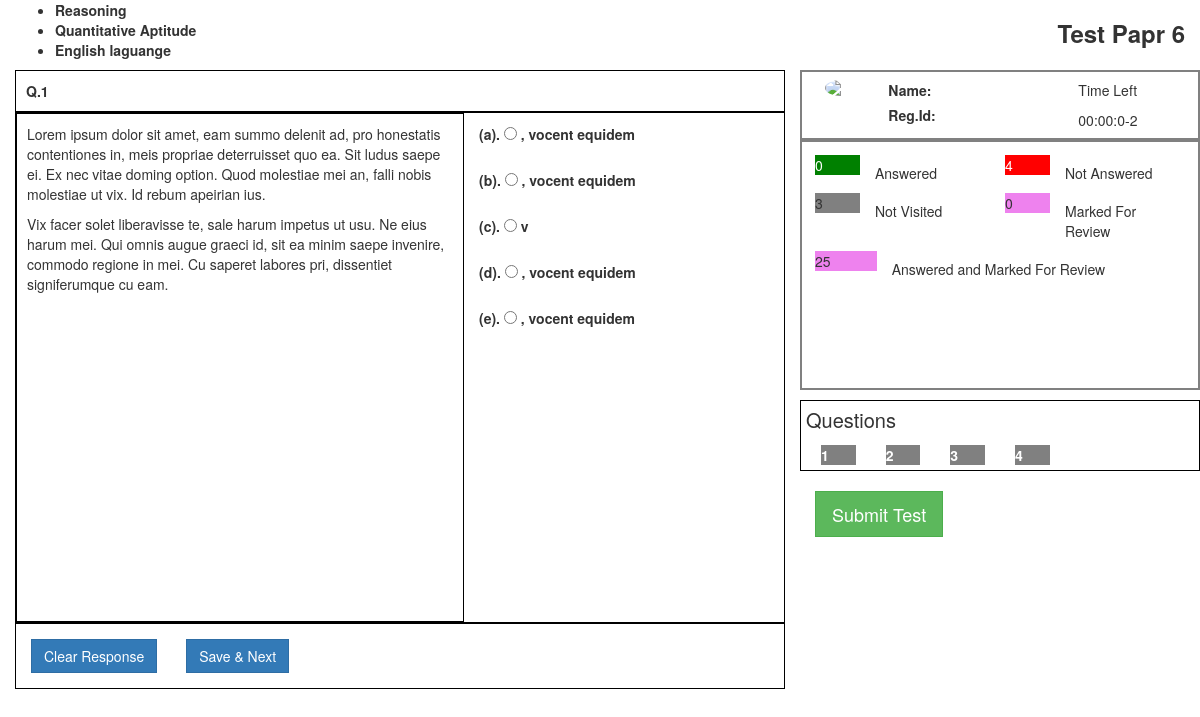
Screenshot of /index.php/paper/taketest2 with the database file from the repository.
### tables this page shows
CREATE TABLE IF NOT EXISTS `test_paper` (
`paper_id` int(11) NOT NULL,
  `paper_name` varchar(255) NOT NULL,
  `paper_slug` varchar(255) NOT NULL,
  `paper_image` varchar(255) NOT NULL,
  `paper_type` varchar(255) NOT NULL,
  `paper_num_que` int(11) NOT NULL,
  `paper_duration` int(11) NOT NULL,
  `paper_instruction` text NOT NULL,
  `paper_series_id` int(11) NOT NULL,
  `paper_course_id` int(11) NOT NULL
);

CREATE TABLE IF NOT EXISTS `ques` (
`q_id` int(11) NOT NULL,
  `q_passage` text NOT NULL,
  `q_name` text NOT NULL,
  `q_optiona` text NOT NULL,
  `q_optionb` text NOT NULL,
  `q_optionc` text NOT NULL,
  `q_optiond` text NOT NULL,
  `q_optione` text NOT NULL,
  `q_type` char(100) NOT NULL,
  `q_answer` char(20) NOT NULL,
  `q_paper_id` int(11) NOT NULL
);

### application/controllers/Paper.php (called while the page is built, shortened)
<?php
	class Paper extends CI_Controller
	{
		public function taketest2()
		{
			$this->load->model('select');
			$paper_id	=	14;
			$array		=	array('paper_id'	=>	$paper_id);
			$paper		=	$this->select->get_one_paper($array);
			$array		=	array('q_paper_id'	=>	$paper_id);
			$ques	=	$this->select->get_paper_question($array);
			if($num=count($paper))
			{
				$array	=	array(
									'paper'		=>		$paper,
									'ques'		=>		$ques,
								);
				$this->load->view('user/taketest',['array'	=>	$array]);
			}
			else
			{
				$this->session->set_flashdata('errmsg','<div class="alert alert-danger">Invalid URL.</div>');
			}
		}
	}
?>

### index.php (called while the page is built, shortened)
<?php
require_once BASEPATH.'core/CodeIgniter.php';

### application/models/Select.php (called while the page is built, shortened)
<?php
	class Select extends CI_Model
	{
		public function get_one_paper($array)
		{
			$q		=	$this->db->select('*')
									->where($array)
									->join('courses', 'courses.course_id = test_paper.paper_course_id')
									->join('test_series', 'test_series.series_id = test_paper.paper_series_id')
									->get('test_paper');
			return $q->row_array();
		}
		public function get_paper_question($array)
		{
			$q	=	$this->db->select('*')
							->where($array)
							->get('ques');
			return $q->result_array();
		}
	}
?>

### application/views/user/taketest.php (the view, shortened to what this page needs)
<!DOCTYPE html>
<html lang="en">
<head>
<link rel="stylesheet" href="https://maxcdn.bootstrapcdn.com/bootstrap/3.3.7/css/bootstrap.min.css">
<link rel="stylesheet" href="<?php echo base_url();?>userassets/css/style.css">
</head>
<body>
<?php
	$paper		=		$array['paper'];
	$ques		=		$array['ques'];
	$user		=		$array['user'];
?>
<div class="container-fluid">
	<div class="row taketestup">
		<div class="col-sm-8 pull-left paperblock">
            <ul>
                <li><b>Reasoning</b></li>
                <li><b>Quantitative Aptitude</b></li>
                <li><b>English laguange</b></li>
            </ul>
        </div>
		<div class="col-sm-4">
			<h3 class="pull-right"><b><?php echo $paper['paper_name'];?></b></h3></div>
		</div>
	<div class="row">
		<div class="col-md-8">
			<?php
				$i=0;
				$j=0;
				foreach($ques as $x)
				{
					$q_id[]=$x['q_id'];
				}
				$count	=	count($q_id);
				?>
				<?php
				$k=0;
				foreach($ques as $x)
				{
					?>
					<form method="post" action="<?= base_url('paper/submittest');?>" id="testform">
					<div class="col-sm-12" id="<?php echo $x['q_id'];?>" class="question" style="display:none;">
						<div class="row" style="border:1px solid black;padding:10px;">
							<b>Q.<?php echo ++$i;?></b>
						</div>
						<div class="row" style="min-height:510px;border:1px solid black;">
							<div class="col-sm-7" style="min-height:509px;border:1px solid black;padding:10px;">
								<?php
								if($x['q_passage']!='')
								{
									echo $x['q_passage'];
								}
								else
								{
									echo $x['q_name'];
								}
								?>
							</div>
							<div class="col-sm-5">
								<label>(a). <input type="radio" name="ans_answer[<?= $k;?>]" class="ans<?php echo $x['q_id'];?>" value="a">	<?php echo $x['q_optiona'];?></label><br><br>
								<label>(b). <input type="radio" name="ans_answer[<?= $k;?>]" class="ans<?php echo $x['q_id'];?>"  value="b">	<?php echo $x['q_optionb'];?></label><br><br>
								<label>(c). <input type="radio" name="ans_answer[<?= $k;?>]" class="ans<?php echo $x['q_id'];?>" value="c">	<?php echo $x['q_optionc'];?></label><br><br>
								<label>(d). <input type="radio" name="ans_answer[<?= $k;?>]" class="ans<?php echo $x['q_id'];?>" value="d">	<?php echo $x['q_optiond'];?></label><br><br>
								<label>(e). <input type="radio" name="ans_answer[<?= $k++;?>]" class="ans<?php echo $x['q_id'];?>" value="e">	<?php echo $x['q_optione'];?></label><br><br>
							</div>
						</div>
						<div class="row" style="border:1px solid black;padding:15px;">
							<a class="btn btn-primary" style="border-radius:0px; margin-right:25px;" onClick="clearresponse();">Clear Response</a>
							<a class="btn btn-primary" style="border-radius:0px; margin-right:25px;" onClick="shownext('<?php echo $q_id[$j];?>','<?php if(isset($q_id[++$j])){echo @$q_id[$j];}else{echo @$q_id['0'];}?>');">Save & Next</a>
						</div>
					</div>
			<?php
				}
			?>
		</div>
		<div class="col-md-4 ">
			<div class="row" style="border:2px solid gray;padding:8px;" >
				<div class="col-md-2"><img src="<?= base_url('img/user.png');?>" class="img img-responsive img-circle userimgtest"/></div>
				<div class="col-md-6">
					<label>Name: <?= $user['user_name'];?></label><br>
					<label>Reg.Id: <?= $user['user_id'];?></label>
				</div>
                <div class="col-md-4">
                	<p>Time Left</p>
                	<span id='timer'> </span>
                </div>
			</div>
			<div class="row" style="height:250px;border:2px solid gray;padding:8px;" >
				<div class="col-md-6"  style="margin:0px;padding:5px;">
					<div class="col-md-3" style="margin:0px;padding:0px;">
						<div class="circle" style="background:green;color:white; "><span id="answered">0</span></div>
					</div>
					<div class="col-md-9" style="padding-top:8px;">
						Answered
					</div>
				</div>
				<div class="col-md-6"  style="margin:0px;padding:5px;">
					<div class="col-md-3" style="margin:0px;padding:0px;">
						<div class="circle" style="background:red;color:white; "><span id="not-answered"><?php echo $count;?></span></div>
					</div>
					<div class="col-md-9" style="padding-top:8px;">
						Not Answered
					</div>
				</div>
				<div class="col-md-6"  style="margin:0px;padding:5px;">
					<div class="col-md-3" style="margin:0px;padding:0px;">
						<div class="circle" style="background:grey; "><span id=""><?php echo --$count;?></span></div>
					</div>
					<div class="col-md-9"style="padding-top:8px;">
						Not Visited
					</div>
				</div>
				<div class="col-sm-6"  style="margin:0px;padding:5px;">
					<div class="col-sm-3" style="margin:0px;padding:0px;">
						<div class="circle" style="background:violet; "><span id="">0</span></div>
					</div>
					<div class="col-sm-9" style="padding-top:8px;">
						Marked For Review
					</div>
				</div>
				<div class="col-sm-12"  style="margin:0px;padding:5px;">
					<div class="col-sm-2" style="margin:0px;padding:0px;">
						<div class="circle" style="background: violet; "><span id="">25</span></div>
					</div>
					<div class="col-sm-10" style="padding-top:8px;">
						Answered and Marked For Review
					</div>
				</div>
			</div>
			<div class="row"  style="border:1px solid black;margin-top:10px;padding:5px;">
				<p style="font-size:20px;">Questions</p>
				<?php
					$s=0;
					$r=0;
					foreach($ques as $x)
					{
						?>
							<div class="col-md-2">
								<div class="circle" onClick="showques('<?php echo $q_id[$r];?>');" id="qn<?php echo $x['q_id'];?>" style="background: gray; "><span id="" style="color:white;"><b><?php echo ++$s;?></b></span></div>
							</div>
						<?php
						$r++;
					}
				?>
			</div>
			  <button type="button" class="btn btn-success btn-lg" data-toggle="modal" style="border-radius:0px;margin-top:20px;"data-target="#myModal">Submit Test</button>
			</div>
	</div>
</div>
</body>
</html>

### rows the page displays
test_paper: paper_name "Test Papr 6"
ques: q_passage "Lorem ipsum dolor sit amet, eam summo delenit ad, pro honestatis contentiones in, meis propriae deterruisset quo ea. Sit ludus saepe ei. Ex nec vitae doming option. Quod molestiae mei an, falli nobis molestiae ut vix. Id rebum apeirian ius. Vix facer solet liberavisse te, sale harum impetus ut usu. Ne eius harum mei. Qui omnis augue graeci id, sit ea minim saepe invenire, commodo regione in mei. Cu saperet labores pri, dissentiet signiferumque cu eam.", q_optiona ", vocent equidem", q_optionb ", vocent equidem", q_optionc "v", q_optiond ", vocent equidem", q_optione ", vocent equidem"

### other values shown
$count "4"
